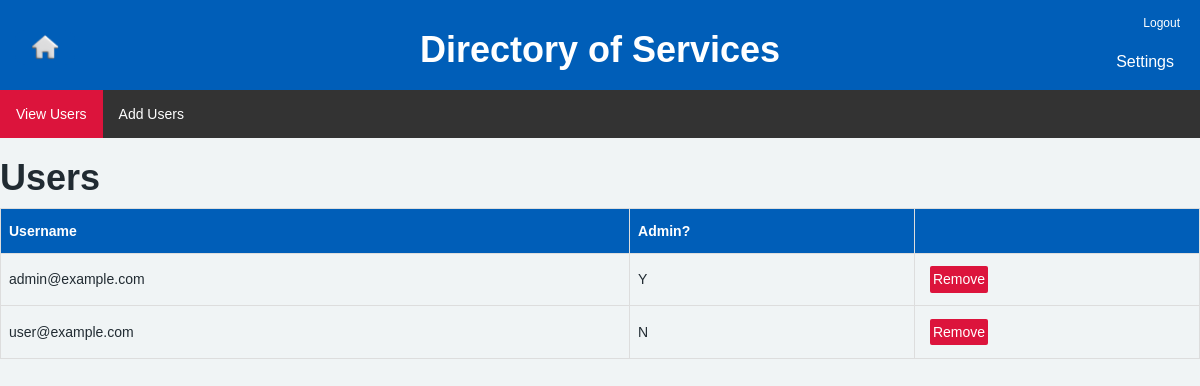
Page /users.html (signed in) on the committed database.
### app.py (models this page shows)
class User(Base):
    __tablename__ = 'users'
    id = Column(Integer, primary_key=True)
    site = Column(String, nullable=False)
    name = Column(Text, nullable=False)
    email = Column(String, nullable=False)
    password = Column(String, nullable=False)
    is_admin = Column(String)

### app.py (the view)
@app.route("/users.html")
def users_list():
    role = session.get('role')
    site = session.get('site')
    Session = sessionmaker(bind=engine)
    db_session = Session()
    user_list = db_session.query(User).all()
    user_list = [line for line in user_list if line.site == site]
    db_session.close()
    return render_template("users.html", userslist=user_list, role=role)

### templates/users.html (shortened to what this page needs)
<!DOCTYPE html>
<html lang="en">
<head>
    <link rel="stylesheet" href="https://cdnjs.cloudflare.com/ajax/libs/font-awesome/4.7.0/css/font-awesome.min.css">
    <link href="https://stackpath.bootstrapcdn.com/bootstrap/3.4.1/css/bootstrap.min.css" rel="stylesheet">
    <link href="https://cdn.jsdelivr.net/npm/summernote@0.8.18/dist/summernote.min.css" rel="stylesheet">
    <link rel="stylesheet" type="text/css" href="{{ url_for('static', filename='css/styles.css') }}">
</head>
<body>
    <div class="header">
        <h1>Directory of Services</h1>
    </div>
    <a href="/" class="dofs-logout">Logout</a>
    <div class="dropdown-for-settings-button">
        <button class="dropbtn-for-settings-button">Settings</button>
    </div>
    <a class="btn-back" href="AtoZ.html">
        <img class="Home" src="{{ url_for('static', filename='images/home.webp') }}" alt="Home Button">
    </a>
    <ul class="navbarpos">
        <li><a class="dofs-active dofs-hover" href="users.html">View Users</a></li>
        <li><a href="addusers.html" class="dofs-hover">Add Users</a></li>
    </ul>
    <h1>Users</h1>
    <table id="table">
        <thead>
            <th>Username</th>
            <th>Admin?</th>
            <th></th>
        </thead>
        <tbody>
            {% for line in userslist %}
            <tr>
                <td>{{ line['email'] }}</td>
                <td>{{ line['is_admin'] }}</td>
                <td>
                    <form action="/remove_user/{{ line['id'] }}" method="POST">
                        <button type="submit" class="removebtn">Remove</button>
                    </form>
                </td>
            </tr>
            {% endfor %}
        </tbody>
    </table>
</body>
</html>

### static/css/styles.css (style rules this page uses)
body { margin: 0px; background-color: #f0f4f5; color: #212b32; font-family: sans-serif; }
h1 { font-weight: bold; }
.header { padding: 10px; text-align: center; background: #005eb8; color: #fff; font-size: 16px; border-bottom: 1px solid rgba(255,255,255,.2); }
.dofs-active { background-color: crimson; }
a.btn-back { position: absolute; background: #005eb8; color: #fff; width: 5%; padding: 0.2%; left: 15px; top: 30px; font-size: 14px; border-radius: 10px; text-align: center; display: inline-block; text-decoration: none; }
.Home { width: 30px; height: 30px; }
.navbarpos { margin-top: -20.5px; }
ul { list-style-type: none; margin: 0; padding: 0; overflow: hidden; background-color: #333; }
li { float: left; }
li a { display: block; color: white; text-align: center; padding: 14px 16px; text-decoration: none; width: 100%; }
.removebtn { background: crimson; color: #fff; padding: 1.2% 1%; margin: 1.7% 2.7%; border-radius: 2px; text-align: center; display: inline-block; text-decoration: none; border: none; }
#table { border-collapse: collapse; width: 100%; }
#table td, #table th { border: 1px solid #ddd; padding: 8px; word-wrap: break-word; }
#table th { padding-top: 12px; padding-bottom: 12px; text-align: left; background-color: #005eb8; color: white; }
.dofs-logout { position: absolute; top: 15px; right: 20px; color: #fff; text-decoration: none; font-size: 12px; }
.dropbtn-for-settings-button { position: absolute; top: 35px; right: 10px; background-color: #005eb8; color: white; padding: 16px; font-size: 16px; border: none; }
.dropdown-for-settings-button { display: inline-block; }
* { box-sizing: border-box; }

### rows in the picture
User: email "admin@example.com", is_admin "Y"
User: email "user@example.com", is_admin "N"
